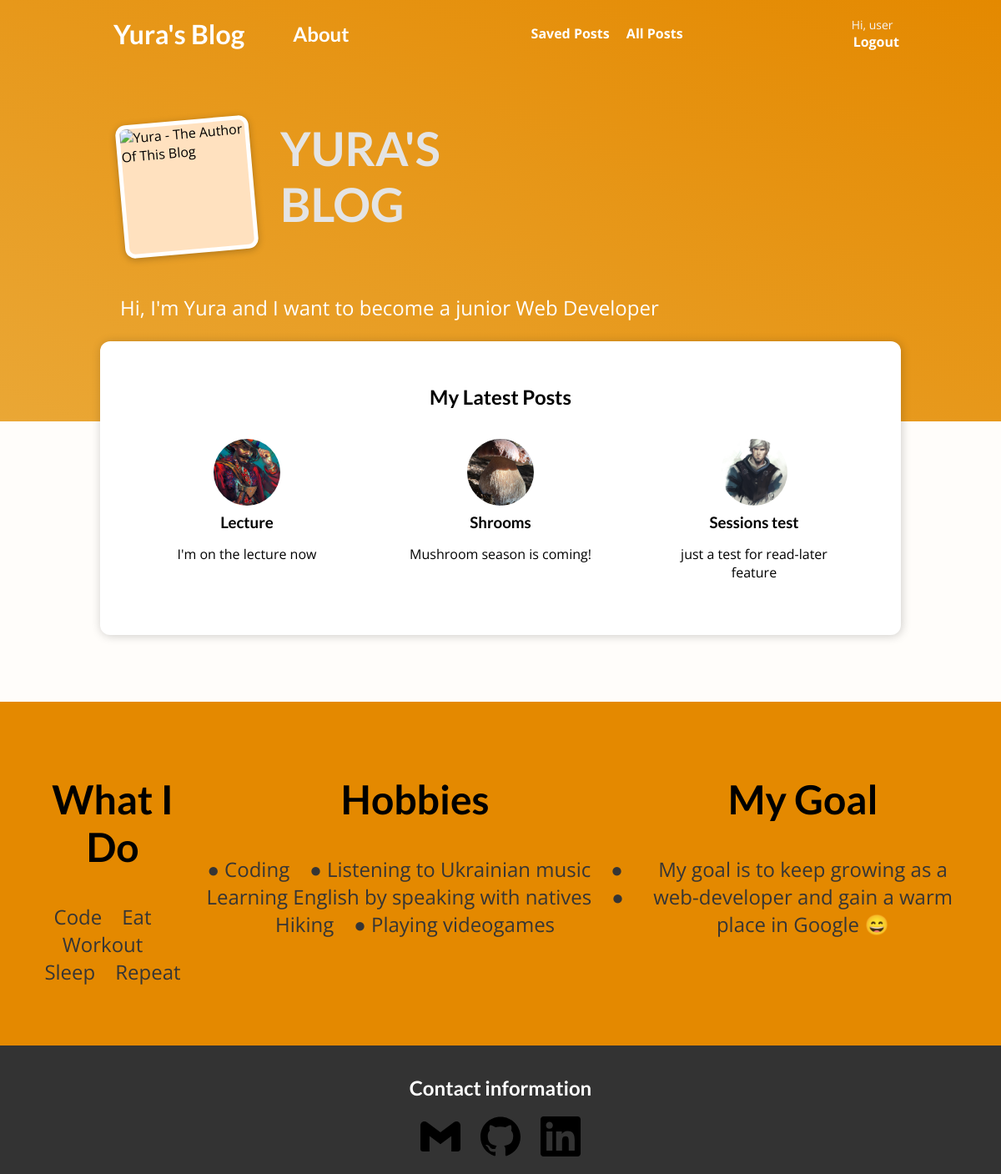
The app's page / (signed in) with its own data.
### main_app/models.py (models this page shows, shortened)
class Post(models.Model):
    title = models.CharField(max_length=100)
    excerpt = models.CharField(max_length=150)
    image = models.ImageField(upload_to="posts", null=True)
    date = models.DateField(auto_now=True)
    slug = models.SlugField(unique=True, blank=True, null=False, db_index=True)
    content = models.TextField(validators=[MinLengthValidator(10)])
    author = models.ForeignKey(Author, on_delete=models.SET_NULL, null=True, related_name="posts")
    tags = models.ManyToManyField(Tag)

### main_app/views.py (the view)
# urls.py: path("", views.StartingPageView.as_view(), name="starting-page"),
class StartingPageView(ListView):
    model = Post
    template_name = "main_app/index.html"
    ordering = ["-date"]
    context_object_name = "posts"
    def get_queryset(self):
        queryset = super().get_queryset()
        data = queryset[:3]
        return data

### main_app/templates/main_app/index.html (shortened to what this page needs)
{% extends 'base.html' %}
{% load static %}
{% block css_files%}
    <link rel="stylesheet" href="{% static "main_app/post.css" %}">
    <link rel="stylesheet" href="{% static "main_app/index.css" %}">
{% endblock %}
{% block content %}
    <section id="welcome">
        <header>
            <img src="{% static "main_app/images/me.jpg" %}" alt="Yura - The Author Of This Blog">
            <h2>YURA'S BLOG</h2>
        </header>
        <p>Hi, I'm Yura and I want to become a junior Web Developer</p>
    </section>
    <section id="latest-posts">
        <h2>My Latest Posts</h2>
        <ul>
            {% for post in posts %}
                {% include "main_app/includes/post.html" %}
            {% endfor %}
        </ul>
    </section>
    <section id="about">
        <div>
            <h2>What I Do</h2>
            <p>
                Code&emsp;Eat&emsp;Workout&emsp;Sleep&emsp;Repeat
            </p>
        </div>
        <div>
            <h2>Hobbies</h2>
            <p>
                ● Coding&emsp;● Listening to Ukrainian music&emsp;● Learning English by speaking with natives&emsp;● Hiking&emsp;● Playing videogames
            </p>
        </div>
        <div>
            <h2>My Goal</h2>
            <p>
                My goal is to keep growing as a web-developer and gain a warm place in Google 😄
            </p>
        </div>
    </section>
{% endblock %}

### templates/base.html (shortened to what this page needs)
{% load static %}
{% load socialaccount %}
<!DOCTYPE html>
<html lang="en">
<head>
    <link rel="stylesheet" href="{% static "app.css" %}">
    {% block css_files %}{% endblock %}
</head>
<body>
    <header id="main-navigation">
        <div>
            <h1><a href="{% url "starting-page" %}">Yura's Blog</a></h1>
        </div>
        <div class="about-div">
            <h2><a href="{% url "about" %}">About</a></h2>
        </div>
        <nav>
            <a href="{% url "read-later" %}">Saved Posts</a>
            <a href="{% url "all-posts"%}">All Posts</a>
        </nav>
        <div>
            {% if user.is_authenticated %}
                <p class="user-name">Hi, {{ user.username }}</p>
                <a class="login-logout" href="{% url "logout" %}">Logout</a>
            {% else %}
                <a class="login-logout" href="{% provider_login_url "google" %}">Login with Google</a>
            {% endif %}
        </div>
    </header>
    {% block content %}{% endblock %}
    <footer>
        <h2>Contact information</h2>
        <ul>
            <li><a href="mailto:yura.gavriley@gmail.com"><img src="{% static "icons/gmail.svg" %}"></a></li>
            <li><a href="https://github.com/YuraGavriley"><img src="{% static "icons/github.svg" %}"></a></li>
            <li><a href="https://linkedin.com/in/yurii-stopchytskyi-a3ab47255"><img src="{% static "icons/linkedin.svg" %}"></a></li>
        </ul>
    </footer>
</body>
</html>

### main_app/templates/main_app/includes/post.html
<li>
    <article class="post">
        <a href="{% url "single-post" post.slug %}">
            <img src="{{ post.image.url }}" alt="{{ post.title }}">
            <div class="post__content">
                <h3>{{ post.title }}</h3>
                <p>
                    {{ post.excerpt }}
                </p>
               </div>
         </a>
    </article>
</li>

### static/app.css (style rules this page uses)
* { box-sizing: border-box; }
html { font-family: 'Open Sans', 'Lato', sans-serif; }
body { margin: 0; }
h1, h2, h3 { font-family: 'Lato', sans-serif; font-weight: bold; }
#main-navigation { width: 100%; height: 5rem; display: flex; justify-content: space-between; align-items: center; padding: 0 10%; position: absolute; top: 0; left: 0; }
#main-navigation a { text-decoration: none; color: white; font-weight: bold; margin-left: 1rem; }
#main-navigation .login-logout { margin: 0; padding-left: 2px; padding-right: 2px; }
.about-div { margin-left: -10rem; }
.user-name { font-size: 14px; color: whitesmoke; margin: 0; }
footer { background-color: #333; color: white; padding: 1rem 3rem; text-align: center; }
footer ul { list-style-type: none; margin: 0; padding: 0; }
footer li { display: inline; margin-right: 20px; }
footer li:last-of-type { margin: 0; }
footer img { height: 3rem; width: 3rem; }

### main_app/static/main_app/post.css (style rules this page uses)
.post { display: flex; flex-direction: column; align-items: center; text-align: center; }
.post a { text-decoration: none; color: black; transition: all 0.2s ease; padding: 1rem; width: 250px; }
.post img { width: 5rem; height: 5rem; object-fit: cover; border-radius: 50%; }
.post h3 { margin: 0.25rem 0; }

### main_app/static/main_app/index.css (style rules this page uses)
body { background-color: #FFFDFA; }
#welcome { background: linear-gradient(to right top, #EAA735, #E48900); padding: 6rem 12%; }
#welcome header { display: flex; align-items: flex-start; margin: 3rem auto; }
#welcome img { width: 10rem; height: 10rem; object-fit: cover; object-position: top; border: 5px solid white; border-radius: 12px; background-color: #ffe1bf; transform: rotateZ(-5deg); box-shadow: 0 2px 8px rgba(0, 0, 0, 0.25); }
#welcome h2 { font-size: 3.5rem; margin: 0 0 0 2rem; color: #e4e4e4; width: 10rem; }
#welcome p { color: white; font-size: 1.5rem; }
#latest-posts { background-color: white; padding: 2rem; border-radius: 12px; width: 60rem; margin: -6rem auto 2rem auto; box-shadow: 1px 1px 12px rgba(0, 0, 0, 0.2); }
#latest-posts h2 { text-align: center; }
#latest-posts ul { list-style: none; margin: 0; padding: 0; display: flex; gap: 1rem; }
#latest-posts li { flex: 1; }
#about { display: flex; justify-content: space-between; text-align: center; padding: 3rem; background-color: #E48900; margin-top: 5rem; }
#about div { min-width: 15px; min-height: 10px; }
#about h2 { font-size: 3rem; }
#about p { font-size: 1.5rem; color: #353535; }

### records on screen
Post: image (picture), title "Lecture", excerpt "I'm on the lecture now"
Post: image (picture), title "Shrooms", excerpt "Mushroom season is coming!"
Post: image (picture), title "Sessions test", excerpt "just a test for read-later feature"

### other values on screen
{{ user.username }} "user"
